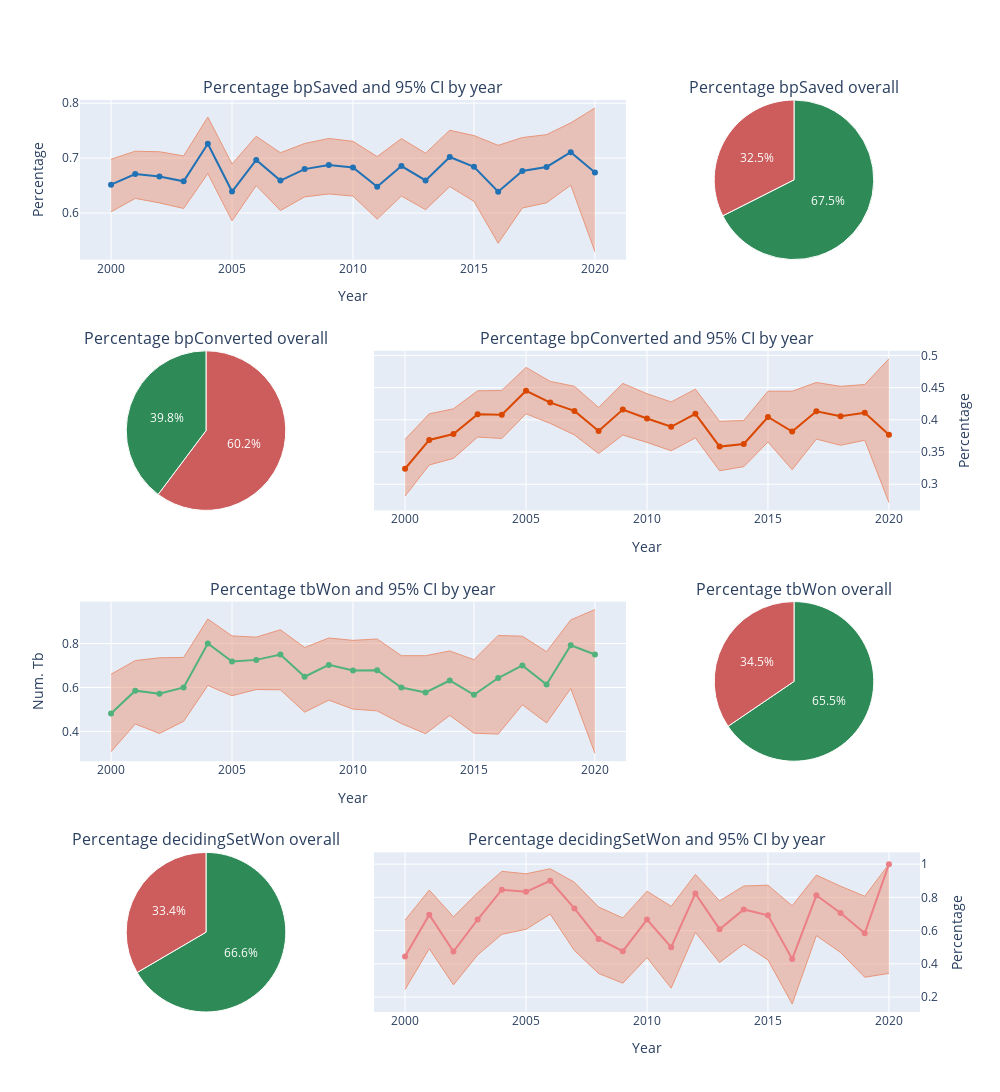

The code cell stored with this chart in its notebook:
### Code cell
plot_ts_and_pie(success_overall, 
                total_overall, 
                stats_by_year, 
                upper_df, 
                lower_df, 
                columns=['bpSaved', 'bpConverted', 'tbWon', 'decidingSetWon'], 
                colors=['rgb(33,113,181)', 'rgb(217,71,1)', 'rgb(81, 178, 124)', 'rgb(235, 127, 134)', 'rgb(33,113,181)', 'rgb(217,71,1)',]
                )

### Figure 1 — Plotly figure (JSON) as saved in the notebook; plotly's stock layout.template omitted (floating-point values rounded to 4 significant figures)
{"data": [{"line": {"color": "darksalmon", "width": 1}, "mode": "lines", "type": "scatter", "x": [2000, 2001, 2002, 2003, 2004, 2005, 2006, 2007, 2008, 2009, 2010, 2011, 2012, 2013, 2014, 2015, 2016, 2017, 2018, 2019, 2020], "xaxis": "x", "y": [0.698, 0.7126, 0.7116, 0.704, 0.7748, 0.6893, 0.7398, 0.7098, 0.7267, 0.7358, 0.7306, 0.7028, 0.7356, 0.709, 0.7508, 0.7411, 0.7233, 0.7374, 0.7428, 0.7642, 0.7913], "yaxis": "y"}, {"fill": "tonexty", "line": {"color": "darksalmon", "width": 1}, "mode": "lines", "type": "scatter", "x": [2000, 2001, 2002, 2003, 2004, 2005, 2006, 2007, 2008, 2009, 2010, 2011, 2012, 2013, 2014, 2015, 2016, 2017, 2018, 2019, 2020], "xaxis": "x", "y": [0.6021, 0.6267, 0.6185, 0.6083, 0.6718, 0.5858, 0.6499, 0.6045, 0.6294, 0.6347, 0.6308, 0.5889, 0.6309, 0.6062, 0.6481, 0.6212, 0.545, 0.6092, 0.6186, 0.6507, 0.5297], "yaxis": "y"}, {"connectgaps": true, "marker": {"color": "rgb(33,113,181)"}, "mode": "lines+markers", "textposition": "top center", "type": "scatter", "x": [2000, 2001, 2002, 2003, 2004, 2005, 2006, 2007, 2008, 2009, 2010, 2011, 2012, 2013, 2014, 2015, 2016, 2017, 2018, 2019, 2020], "xaxis": "x", "y": [0.6516, 0.6711, 0.6667, 0.6578, 0.7263, 0.6391, 0.6967, 0.6591, 0.68, 0.6875, 0.6828, 0.6479, 0.6856, 0.6594, 0.702, 0.6842, 0.6389, 0.6766, 0.684, 0.7107, 0.6739], "yaxis": "y"}, {"domain": {"x": [0.7, 1], "y": [0.825, 1]}, "marker": {"colors": ["seagreen", "indianred"], "line": {"color": "white", "width": 1}}, "type": "pie", "values": [4150, 1994]}, {"line": {"color": "darksalmon", "width": 1}, "mode": "lines", "type": "scatter", "x": [2000, 2001, 2002, 2003, 2004, 2005, 2006, 2007, 2008, 2009, 2010, 2011, 2012, 2013, 2014, 2015, 2016, 2017, 2018, 2019, 2020], "xaxis": "x2", "y": [0.3696, 0.4094, 0.4171, 0.445, 0.4457, 0.4814, 0.4597, 0.4521, 0.4191, 0.4566, 0.4405, 0.4278, 0.4477, 0.3977, 0.3991, 0.4445, 0.4445, 0.458, 0.452, 0.4548, 0.4948], "yaxis": "y2"}, {"fill": "tonexty", "line": {"color": "darksalmon", "width": 1}, "mode": "lines", "type": "scatter", "x": [2000, 2001, 2002, 2003, 2004, 2005, 2006, 2007, 2008, 2009, 2010, 2011, 2012, 2013, 2014, 2015, 2016, 2017, 2018, 2019, 2020], "xaxis": "x2", "y": [0.2817, 0.33, 0.3402, 0.3732, 0.3711, 0.4093, 0.3945, 0.3766, 0.3477, 0.3764, 0.365, 0.352, 0.372, 0.321, 0.3274, 0.3656, 0.3227, 0.3701, 0.3606, 0.3684, 0.2718], "yaxis": "y2"}, {"connectgaps": true, "marker": {"color": "rgb(217,71,1)"}, "mode": "lines+markers", "textposition": "top center", "type": "scatter", "x": [2000, 2001, 2002, 2003, 2004, 2005, 2006, 2007, 2008, 2009, 2010, 2011, 2012, 2013, 2014, 2015, 2016, 2017, 2018, 2019, 2020], "xaxis": "x2", "y": [0.3241, 0.3688, 0.3779, 0.4086, 0.4079, 0.4451, 0.4268, 0.4138, 0.3828, 0.4159, 0.4022, 0.3892, 0.4093, 0.3585, 0.3624, 0.4044, 0.3817, 0.4134, 0.4055, 0.4109, 0.3768], "yaxis": "y2"}, {"domain": {"x": [0, 0.3], "y": [0.55, 0.725]}, "marker": {"colors": ["seagreen", "indianred"], "line": {"color": "white", "width": 1}}, "type": "pie", "values": [4788, 7255]}, {"line": {"color": "darksalmon", "width": 1}, "mode": "lines", "type": "scatter", "x": [2000, 2001, 2002, 2003, 2004, 2005, 2006, 2007, 2008, 2009, 2010, 2011, 2012, 2013, 2014, 2015, 2016, 2017, 2018, 2019, 2020], "xaxis": "x3", "y": [0.6601, 0.7224, 0.7349, 0.7365, 0.9114, 0.8346, 0.8289, 0.8625, 0.7817, 0.8251, 0.8143, 0.8207, 0.7445, 0.7446, 0.7662, 0.7262, 0.8366, 0.8334, 0.7627, 0.9076, 0.9544], "yaxis": "y3"}, {"fill": "tonexty", "line": {"color": "darksalmon", "width": 1}, "mode": "lines", "type": "scatter", "x": [2000, 2001, 2002, 2003, 2004, 2005, 2006, 2007, 2008, 2009, 2010, 2011, 2012, 2013, 2014, 2015, 2016, 2017, 2018, 2019, 2020], "xaxis": "x3", "y": [0.3074, 0.4337, 0.3907, 0.446, 0.6087, 0.5622, 0.5905, 0.5893, 0.4876, 0.5422, 0.5014, 0.4934, 0.4357, 0.3895, 0.4728, 0.392, 0.3876, 0.5212, 0.4382, 0.5953, 0.3006], "yaxis": "y3"}, {"connectgaps": true, "marker": {"color": "rgb(81, 178, 124)"}, "mode": "lines+markers", "textposition": "top center", "type": "scatter", "x": [2000, 2001, 2002, 2003, 2004, 2005, 2006, 2007, 2008, 2009, 2010, 2011, 2012, 2013, 2014, 2015, 2016, 2017, 2018, 2019, 2020], "xaxis": "x3", "y": [0.4815, 0.5854, 0.5714, 0.6, 0.8, 0.7179, 0.7255, 0.75, 0.6486, 0.7027, 0.6774, 0.6786, 0.6, 0.5769, 0.6316, 0.5667, 0.6429, 0.7, 0.6129, 0.7917, 0.75], "yaxis": "y3"}, {"domain": {"x": [0.7, 1], "y": [0.275, 0.45]}, "marker": {"colors": ["seagreen", "indianred"], "line": {"color": "white", "width": 1}}, "type": "pie", "values": [427, 225]}, {"line": {"color": "darksalmon", "width": 1}, "mode": "lines", "type": "scatter", "x": [2000, 2001, 2002, 2003, 2004, 2005, 2006, 2007, 2008, 2009, 2010, 2011, 2012, 2013, 2014, 2015, 2016, 2017, 2018, 2019, 2020], "xaxis": "x4", "y": [0.6628, 0.844, 0.6829, 0.8281, 0.9567, 0.9416, 0.9721, 0.891, 0.7418, 0.6763, 0.8372, 0.7462, 0.9381, 0.7784, 0.8685, 0.8732, 0.7495, 0.9341, 0.8672, 0.8067, 1], "yaxis": "y4"}, {"fill": "tonexty", "line": {"color": "darksalmon", "width": 1}, "mode": "lines", "type": "scatter", "x": [2000, 2001, 2002, 2003, 2004, 2005, 2006, 2007, 2008, 2009, 2010, 2011, 2012, 2013, 2014, 2015, 2016, 2017, 2018, 2019, 2020], "xaxis": "x4", "y": [0.2456, 0.4913, 0.2733, 0.4537, 0.5777, 0.6078, 0.699, 0.4805, 0.3421, 0.2834, 0.4375, 0.2538, 0.5897, 0.4079, 0.5185, 0.4237, 0.1582, 0.5699, 0.4687, 0.3195, 0.3424], "yaxis": "y4"}, {"connectgaps": true, "marker": {"color": "rgb(235, 127, 134)"}, "mode": "lines+markers", "textposition": "top center", "type": "scatter", "x": [2000, 2001, 2002, 2003, 2004, 2005, 2006, 2007, 2008, 2009, 2010, 2011, 2012, 2013, 2014, 2015, 2016, 2017, 2018, 2019, 2020], "xaxis": "x4", "y": [0.4444, 0.6957, 0.4737, 0.6667, 0.8462, 0.8333, 0.9, 0.7333, 0.55, 0.4762, 0.6667, 0.5, 0.8235, 0.6087, 0.7273, 0.6923, 0.4286, 0.8125, 0.7059, 0.5833, 1], "yaxis": "y4"}, {"domain": {"x": [0, 0.3], "y": [0, 0.175]}, "marker": {"colors": ["seagreen", "indianred"], "line": {"color": "white", "width": 1}}, "type": "pie", "values": [231, 116]}], "layout": {"annotations": [{"font": {"size": 16}, "showarrow": false, "text": "Percentage bpSaved and 95% CI by year", "x": 0.325, "xanchor": "center", "xref": "paper", "y": 1, "yanchor": "bottom", "yref": "paper"}, {"font": {"size": 16}, "showarrow": false, "text": "Percentage bpSaved overall", "x": 0.85, "xanchor": "center", "xref": "paper", "y": 1, "yanchor": "bottom", "yref": "paper"}, {"font": {"size": 16}, "showarrow": false, "text": "Percentage bpConverted overall", "x": 0.15, "xanchor": "center", "xref": "paper", "y": 0.725, "yanchor": "bottom", "yref": "paper"}, {"font": {"size": 16}, "showarrow": false, "text": "Percentage bpConverted and 95% CI by year", "x": 0.675, "xanchor": "center", "xref": "paper", "y": 0.725, "yanchor": "bottom", "yref": "paper"}, {"font": {"size": 16}, "showarrow": false, "text": "Percentage tbWon and 95% CI by year", "x": 0.325, "xanchor": "center", "xref": "paper", "y": 0.45, "yanchor": "bottom", "yref": "paper"}, {"font": {"size": 16}, "showarrow": false, "text": "Percentage tbWon overall", "x": 0.85, "xanchor": "center", "xref": "paper", "y": 0.45, "yanchor": "bottom", "yref": "paper"}, {"font": {"size": 16}, "showarrow": false, "text": "Percentage decidingSetWon overall", "x": 0.15, "xanchor": "center", "xref": "paper", "y": 0.175, "yanchor": "bottom", "yref": "paper"}, {"font": {"size": 16}, "showarrow": false, "text": "Percentage decidingSetWon and 95% CI by year", "x": 0.675, "xanchor": "center", "xref": "paper", "y": 0.175, "yanchor": "bottom", "yref": "paper"}], "barmode": "stack", "height": 1800, "showlegend": false, "width": 1000, "xaxis": {"anchor": "y", "domain": [0, 0.65], "title": {"text": "Year"}}, "xaxis2": {"anchor": "y2", "domain": [0.35, 1], "title": {"text": "Year"}}, "xaxis3": {"anchor": "y3", "domain": [0, 0.65], "title": {"text": "Year"}}, "xaxis4": {"anchor": "y4", "domain": [0.35, 1], "title": {"text": "Year"}}, "yaxis": {"anchor": "x", "domain": [0.825, 1], "title": {"text": "Percentage"}}, "yaxis2": {"anchor": "x2", "domain": [0.55, 0.725], "side": "right", "title": {"text": "Percentage"}}, "yaxis3": {"anchor": "x3", "domain": [0.275, 0.45], "title": {"text": "Num. Tb"}}, "yaxis4": {"anchor": "x4", "domain": [0, 0.175], "side": "right", "title": {"text": "Percentage"}}, "yaxis5": {"title": {"text": "Num. Sets"}}, "yaxis6": {"side": "right", "title": {"text": "Percentage"}}}}
